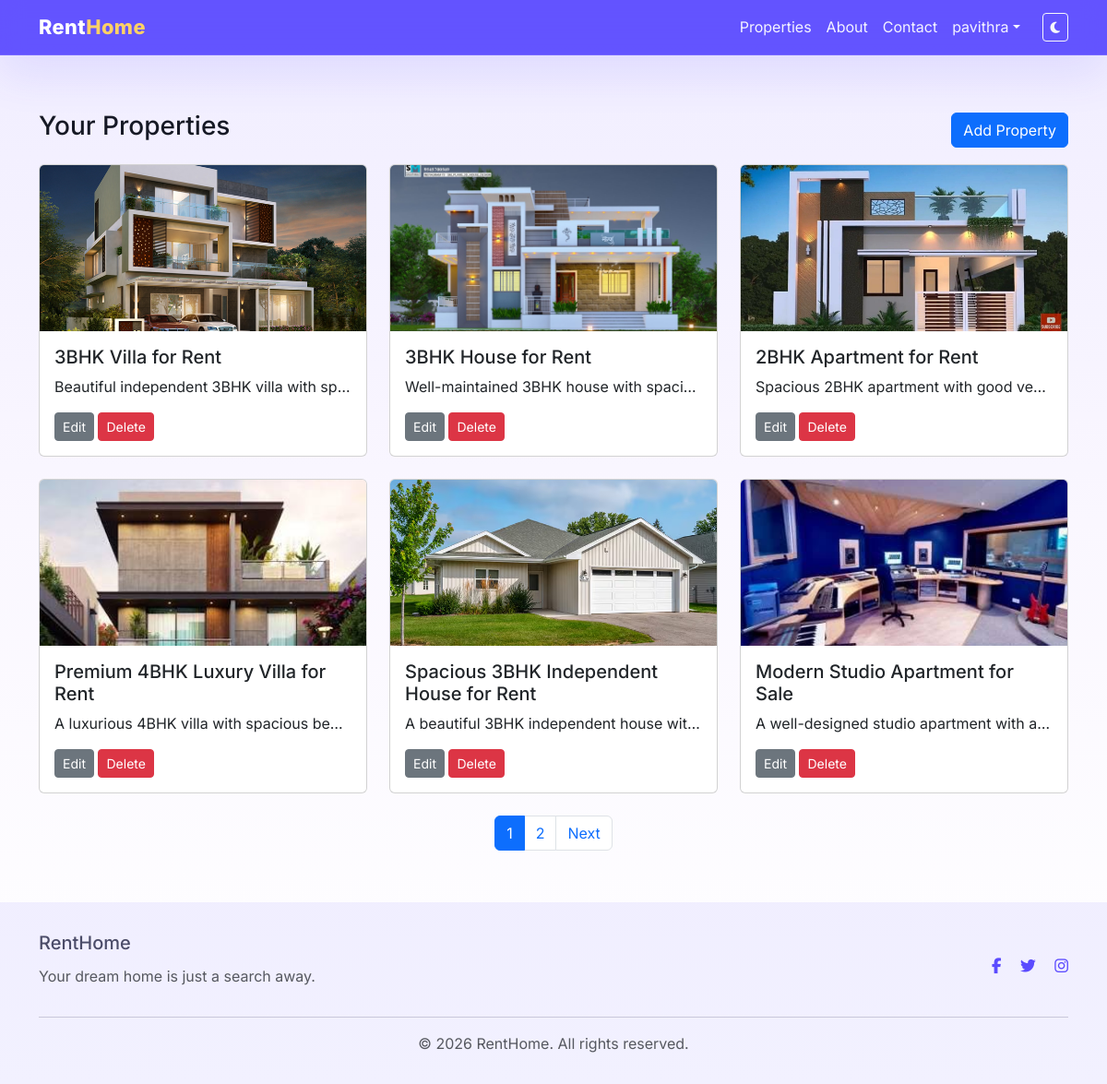
The app's page /dashboard (signed in) with its own data.
### models.py (models this page shows, shortened)
class User(UserMixin, db.Model):
    __tablename__ = 'users'
    id = db.Column(db.Integer, primary_key=True)
    username = db.Column(db.String(80), unique=True, nullable=False)
    email = db.Column(db.String(120), unique=True, nullable=False)
    password_hash = db.Column(db.String(128), nullable=False)
    phone = db.Column(db.String(20))
    name = db.Column(db.String(120))
    created_at = db.Column(db.DateTime, default=datetime.utcnow)
    properties = db.relationship('Property', backref='owner', lazy=True)
    wishlist = db.relationship('Wishlist', backref='user', lazy=True)

class Property(db.Model):
    __tablename__ = 'properties'
    id = db.Column(db.Integer, primary_key=True)
    title = db.Column(db.String(200), nullable=False)
    description = db.Column(db.Text)
    purpose = db.Column(db.String(50))
    property_type = db.Column(db.String(50))
    price = db.Column(db.Float)
    deposit = db.Column(db.Float)
    bedrooms = db.Column(db.Integer)
    bathrooms = db.Column(db.Integer)
    balcony = db.Column(db.Integer)
    parking = db.Column(db.String(50))
    area_size = db.Column(db.String(50))
    floor = db.Column(db.String(50))
    facing = db.Column(db.String(50))
    furnished = db.Column(db.String(50))
    water = db.Column(db.String(50))
    electricity = db.Column(db.String(50))
    internet = db.Column(db.String(50))
    address = db.Column(db.String(255))
    locality = db.Column(db.String(120))
    city = db.Column(db.String(120))
    district = db.Column(db.String(120))
    state = db.Column(db.String(120))
    pincode = db.Column(db.String(20))
    google_map = db.Column(db.String(255))
    owner_name = db.Column(db.String(120))
    owner_phone = db.Column(db.String(50))
    owner_email = db.Column(db.String(120))
    available_from = db.Column(db.String(50))
    images = db.Column(db.Text)  # comma separated filenames
    created_at = db.Column(db.DateTime, default=datetime.utcnow)
    user_id = db.Column(db.Integer, db.ForeignKey('users.id'), nullable=True)

### app.py (the view)
@app.route('/dashboard')
@login_required
def dashboard():
    page = request.args.get('page', 1, type=int)
    props = Property.query.filter_by(user_id=current_user.id).order_by(Property.created_at.desc()).paginate(page=page, per_page=6)
    return render_template('dashboard.html', properties=props)

### app.py (called while the page is built)
@login_manager.user_loader
def load_user(user_id):
    return User.query.get(int(user_id))

@app.context_processor
def inject_current_year():
    return {'current_year': datetime.utcnow().year}

### templates/dashboard.html (shortened to what this page needs)
{% extends 'base.html' %}
{% block content %}
<div class="d-flex justify-content-between align-items-center mb-3">
  <h3>Your Properties</h3>
  <a href="{{ url_for('add_property') }}" class="btn btn-primary">Add Property</a>
</div>
<div class="row">
  {% for prop in properties.items %}
  <div class="col-md-4 mb-4">
    <div class="card h-100">
      {% set first_image = prop.images.split(',')[0] if prop.images else None %}
      {% if first_image %}
      <img src="{{ url_for('uploaded_file', filename=first_image) }}" class="card-img-top" style="height:180px;object-fit:cover">
      {% else %}
      <div class="card-img-top placeholder-image" style="height:180px"></div>
      {% endif %}
      <div class="card-body">
        <h5>{{ prop.title }}</h5>
        <p class="text-truncate">{{ prop.description }}</p>
        <a href="{{ url_for('edit_property', property_id=prop.id) }}" class="btn btn-sm btn-secondary">Edit</a>
        <form method="post" action="{{ url_for('delete_property', property_id=prop.id) }}" class="d-inline" onsubmit="return confirm('Delete?')">
          <button class="btn btn-sm btn-danger">Delete</button>
        </form>
      </div>
    </div>
  </div>
  {% endfor %}
</div>
<nav>
  <ul class="pagination justify-content-center">
    {% for p in properties.iter_pages() %}
      {% if p %}
      <li class="page-item {% if p==properties.page %}active{% endif %}"><a class="page-link" href="?page={{ p }}">{{ p }}</a></li>
      {% endif %}
    {% endfor %}
    {% if properties.has_next %}
    <li class="page-item"><a class="page-link" href="?page={{ properties.next_num }}">Next</a></li>
    {% endif %}
  </ul>
</nav>
{% endblock %}

### templates/base.html (shortened to what this page needs)
<!doctype html>
<html lang="en">
  <head>
    <link rel="stylesheet" href="https://cdnjs.cloudflare.com/ajax/libs/font-awesome/6.5.0/css/all.min.css">
    <link href="https://cdn.jsdelivr.net/npm/bootstrap@5.3.0/dist/css/bootstrap.min.css" rel="stylesheet">
    <link rel="stylesheet" href="{{ url_for('static', filename='css/style.css') }}">
  </head>
  <body>
    <nav class="navbar navbar-expand-lg navbar-dark nav-float fixed-top">
      <div class="container">
        <a class="navbar-brand" href="{{ url_for('index') }}">Rent<span>Home</span></a>
        <div class="collapse navbar-collapse" id="navMenu">
          <ul class="navbar-nav ms-auto align-items-center">
            <li class="nav-item"><a class="nav-link" href="{{ url_for('properties') }}">Properties</a></li>
            <li class="nav-item"><a class="nav-link" href="{{ url_for('about') }}">About</a></li>
            <li class="nav-item"><a class="nav-link" href="{{ url_for('contact') }}">Contact</a></li>
            {% if current_user.is_authenticated %}
            <li class="nav-item dropdown">
              <a class="nav-link dropdown-toggle" href="#" id="userMenu" role="button" data-bs-toggle="dropdown">{{ current_user.username }}</a>
            </li>
            {% else %}
            <li class="nav-item"><a class="nav-link" href="{{ url_for('login') }}">Login</a></li>
            <li class="nav-item"><a class="nav-link" href="{{ url_for('register') }}">Register</a></li>
            {% endif %}
            <li class="nav-item ms-3">
              <button id="themeToggle" class="btn btn-outline-light btn-sm"><i class="fas fa-moon"></i></button>
            </li>
          </ul>
        </div>
      </div>
    </nav>
    <main class="main-content">
      <div class="container">
        {% block content %}{% endblock %}
      </div>
    </main>
    <footer class="footer-section">
      <div class="container">
        <div class="row align-items-center gy-3">
          <div class="col-md-6">
            <h5>RentHome</h5>
            <p class="text-muted">Your dream home is just a search away.</p>
          </div>
          <div class="col-md-6 text-md-end">
            <a href="#" class="social-link"><i class="fab fa-facebook-f"></i></a>
            <a href="#" class="social-link"><i class="fab fa-twitter"></i></a>
            <a href="#" class="social-link"><i class="fab fa-instagram"></i></a>
          </div>
        </div>
        <hr>
        <p class="text-center text-muted mb-0">&copy; {{ current_year }} RentHome. All rights reserved.</p>
      </div>
    </footer>
  </body>
</html>

### static/css/style.css (style rules this page uses)
:root { --bg: #f6f3ff; --surface: rgba(255,255,255,0.9); --surface-strong: rgba(255,255,255,0.96); --text: #161925; --muted: #6b7c98; --primary: #5b4bff; --primary-soft: #8f84ff; --accent: #ff7a59; --border: rgba(91,75,255,0.16); --shadow: 0 24px 80px rgba(91,75,255,0.12); --soft: #f4f1ff; }
* { box-sizing:border-box }
html,body { min-height:100%;margin:0;font-family:'Inter',system-ui,sans-serif;background:linear-gradient(180deg,#f0edff 0%,#faf7ff 48%,#ffffff 100%);color:var(--text);scroll-behavior:smooth }
.nav-float { background:rgba(91,75,255,0.95);backdrop-filter:blur(12px);border-bottom:1px solid rgba(255,255,255,0.12);box-shadow:0 20px 48px rgba(91,75,255,0.12) }
.navbar-brand { font-weight:800;font-size:1.36rem;letter-spacing:.02em }
.navbar-brand span { color:#ffd166 }
.navbar-nav .nav-link { color:#f4f3ff!important }
.main-content { padding-top:100px;padding-bottom:40px }
.footer-section { background:rgba(91,75,255,0.08);padding:2rem 0;color:#4b4c68 }
.footer-section h5 { margin-bottom:.75rem }
.footer-section .social-link { color:#5b4bff;margin-left:1rem;font-size:1.05rem }

### records on screen
User: username "pavithra"
Property: images (picture), title "3BHK Villa for Rent", description "Beautiful independent 3BHK villa with sp…"
Property: images (picture), title "3BHK House for Rent", description "Well-maintained 3BHK house with spaci…"
Property: images (picture), title "2BHK Apartment for Rent", description "Spacious 2BHK apartment with good ve…"
Property: images (picture), title "Premium 4BHK Luxury Villa for Rent", description "A luxurious 4BHK villa with spacious be…"
Property: images (picture), title "Spacious 3BHK Independent House for Rent", description "A beautiful 3BHK independent house wit…"
Property: images (picture), title "Modern Studio Apartment for Sale", description "A well-designed studio apartment with a…"

### other values on screen
{{ p }} "1" "2"
